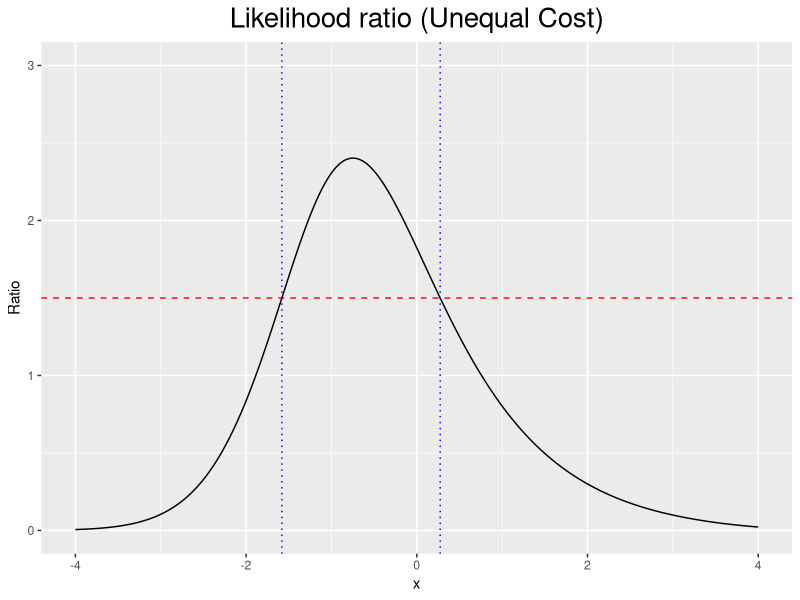
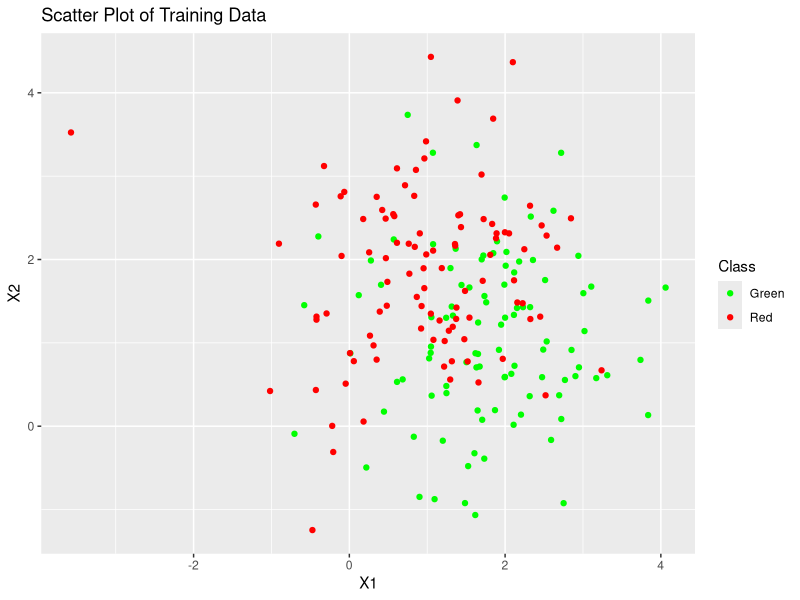
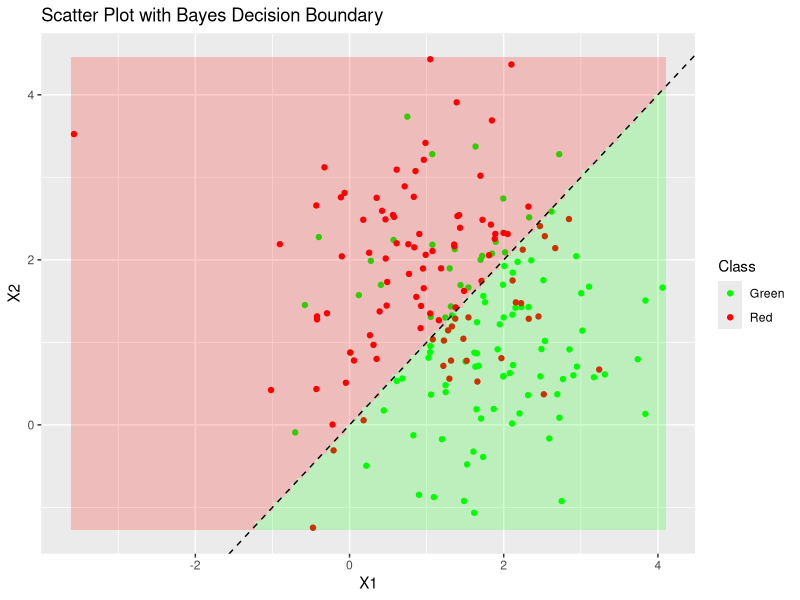
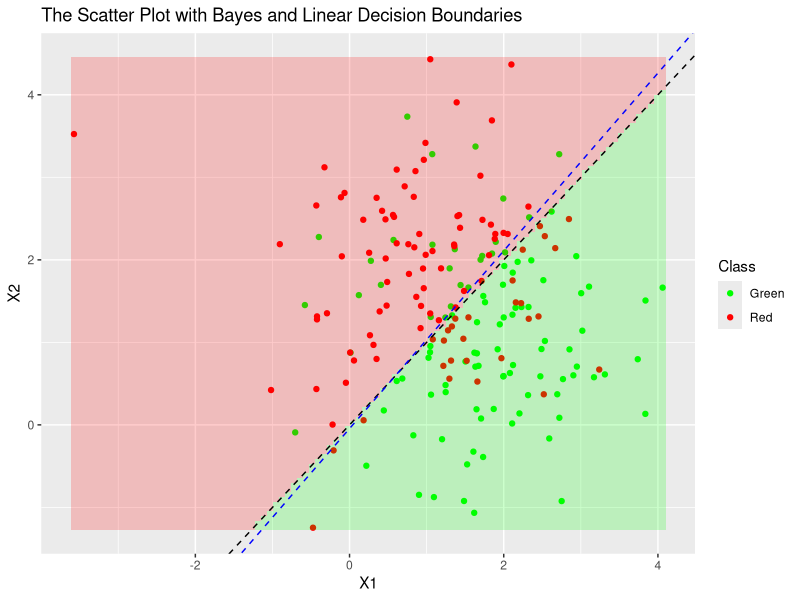

The R source for these figures, in order:
## ---- chunk 1
# Load required libraries
library(ggplot2)

# Define the probability density functions (PDFs)
g1 <- function(x) dnorm(x, mean = 0, sd = 1)
g0 <- function(x) 0.65 * dnorm(x, mean = 1, sd = 1) + 0.35 * dnorm(x, mean = -1, sd = 2)

# Define the equation to solve in order to get the boundary values
likelihood_ratio <- function(x) g1(x) / g0(x)- (3/2)
boundary <- c( (uniroot(likelihood_ratio, c(-4,0)))$root, (uniroot(likelihood_ratio, c(0,4)))$root) 
cat("Boundary: ",boundary)


# Calculate the values of the likelihood ratio for the x values in [-4,4]
x = seq(-4, 4, by = 0.01)
likelihood_ratio2 <- function(x) g1(x) / g0(x)
ratio <- likelihood_ratio2(x)

# Create a data frame for the plot
data <- data.frame(x = x, y = ratio)

# Create the plot
ggplot(data, aes(x = x, y = y)) +
  geom_line() +
  geom_hline(yintercept = 3/2, linetype = "dashed", color = "red") +
  geom_vline(xintercept = boundary, linetype = "dotted", color = "blue") +
  xlim(-4, 4) +
  ylim(0, 3) +
  labs(
    title = "Likelihood ratio (Unequal Cost)",
    x = "x",
    y = "Ratio"
  )+
theme(plot.title = element_text(size = 20, hjust = 0.5))
## ---- chunk 2
library(MASS)     # loading the MASS package
library(ggplot2)  # Load ggplot2 for plotting
set.seed(2023)

# setting mean and covariance
n1 = 100 
mean1 <- c(2,1) 
mean2 <- c(1,2)
cov1 = matrix(c(1,0,0,1),nrow=2)
cov2 = matrix(c(1,0,0,1),nrow=2)
green_train = mvrnorm(100,mean1,cov1)     # generating a random sample of 50 data points from a multivariate normal distribution
class1_labels <- rep("Green", n1)
red_train = mvrnorm(n1,mean2,cov2)
class2_labels <- rep("Red", n1)

# Combining both green and red data, then add class labels
training <- rbind(data.frame(green_train, Class = class1_labels),
                       data.frame(red_train, Class = class2_labels))
## ---- chunk 3
# Plot the scatter plot of training data
library(ggplot2)  # Load ggplot2 for plotting
ggplot(training, aes(x = X1, y = X2, color = Class)) +
  geom_point() +
  scale_color_manual(values = c("Green" = "green", "Red" = "red")) +
  labs(title = "Scatter Plot of Training Data", x = "X1", y = "X2")
## ---- chunk 4
set.seed(2024)

# Generate test data
n2 <- 500  # Number of observations per class
green_test <- mvrnorm(n2, mean1, cov1)
class1_test_labels <- rep("Green", n2)
red_test <- mvrnorm(n2, mean2, cov2)
class2_test_labels <- rep("Red", n2)

# Combine data and labels for the test set
testing <- rbind(data.frame(green_test, Class = class1_test_labels),
                    data.frame(red_test, Class = class2_test_labels))
## ---- chunk 5
# Function to calculate the conditional desity of X given Y based on Cov = identity
gi_of_X <- function(x1, x2, mean_i) {
  exponent <- -1/2*(((x1 - mean_i[1])^2) + ((x2 - mean_i[2])^2))
  return(1/(2*pi)*exp(exponent))
}

# Creating boundary points to add the Bayes decision boundary to the scatter plot
boundary_x1 <- seq(min(training$X1), max(training$X1), length.out = 100)
boundary_x2 <- seq(min(training$X2), max(training$X2), length.out = 100)

# Create a grid of points for the decision boundary
boundary_points <- expand.grid(X1 = boundary_x1, X2 = boundary_x2)

# Classifying each point
boundary_points$decision <- apply(boundary_points, 1, function(point) {
  prob_class1 <- gi_of_X(point[1], point[2], mean1)  
  prob_class2 <- gi_of_X(point[1], point[2], mean2)
  return(ifelse(prob_class1 >= prob_class2, "Green", "Red"))
})

# Plot the scatter plot with the decision boundary
ggplot() +
  geom_point(data = training, aes(x = X1, y = X2, color = Class)) +
  geom_tile(data = boundary_points, aes(x = X1, y = X2, fill = decision), alpha = 0.2) +
  geom_abline(intercept = 0, slope = 1, color = "black", linetype = "dashed") +    # The boundary x1-x2 = 0 
  scale_color_manual(values = c("Green" = "green", "Red" = "red")) +
  scale_fill_manual(values = c("Green" = "green", "Red" = "red"), guide = FALSE) +
  labs(title = "Scatter Plot with Bayes Decision Boundary", x = "X1", y = "X2")

## ---- chunk 6
# Function to classify data points based on the Bayes rule
Bayes_rule <- function(data, mean_1, mean_2) {
  prob_class1 <- gi_of_X(data$X1, data$X2, mean_1)
  prob_class2 <- gi_of_X(data$X1, data$X2, mean_2)
  return(ifelse(prob_class1 >= prob_class2, "Green", "Red"))
}

# Training data classification
training_pred <- Bayes_rule(training, mean1, mean2) 

# Test data classification (using the saved test data from Question 6)
testing_pred <- Bayes_rule(testing, mean1, mean2)

# Calculate training and test errors
training_error <- mean(training_pred != training$Class)
test_error <- mean(testing_pred != testing$Class)
cat("Training Error:", training_error, "\n")
cat("Test Error:", test_error, "\n")

## ---- chunk 7
# Fiiting the model for trainind data
# Create a new numeric column based on the "Class" column
training$ClassNumeric <- ifelse(training$Class == "Green", 1, 0)
testing$ClassNumeric <- ifelse(testing$Class == "Green", 1, 0)
linear_model <- lm(ClassNumeric ~ X1 + X2, data = training)
summary(linear_model)
## ---- chunk 8
# Extract the coefficients of the linear model
coefficients <- coef(linear_model)

# Calculate the coefficients for the decision boundary line
slope <- -coefficients["X1"] / coefficients["X2"]
intercept <- (0.5-coefficients["(Intercept)"]) / coefficients["X2"]

# Adding the linear decision boundary to the scatter plot
ggplot() +
  geom_point(data = training, aes(x = X1, y = X2, color = Class)) +
  geom_tile(data = boundary_points, aes(x = X1, y = X2, fill = decision), alpha = 0.2) +
  geom_abline(intercept = 0, slope = 1, color = "black", linetype = "dashed") +     # The boundary x2 = x1
  geom_abline(intercept = intercept, slope = slope, color = "blue", linetype = "dashed") +     # The boundary x2 = -0.044 + 1.077*x1 
  scale_color_manual(values = c("Green" = "green", "Red" = "red")) +
  scale_fill_manual(values = c("Green" = "green", "Red" = "red"), guide = FALSE) +
  labs(title = "The Scatter Plot with Bayes and Linear Decision Boundaries", x = "X1", y = "X2")

## ---- chunk 9
# Predict class labels for the training and testing data
training_pred_linear <- ifelse(predict(linear_model, newdata = training, type = "response") >= 0.5, "Green", "Red")
testing_pred_linear <- ifelse(predict(linear_model, newdata = testing, type = "response") >= 0.5, "Green", "Red")

# computing training and test errors for the linear classifier
training_error_linear <- mean(training_pred_linear != training$Class)
test_error_linear <- mean(testing_pred_linear != testing$Class)

# training and test errors printing
cat("Training Error:", training_error_linear, "\n")
cat("Test Error:", test_error_linear, "\n")

